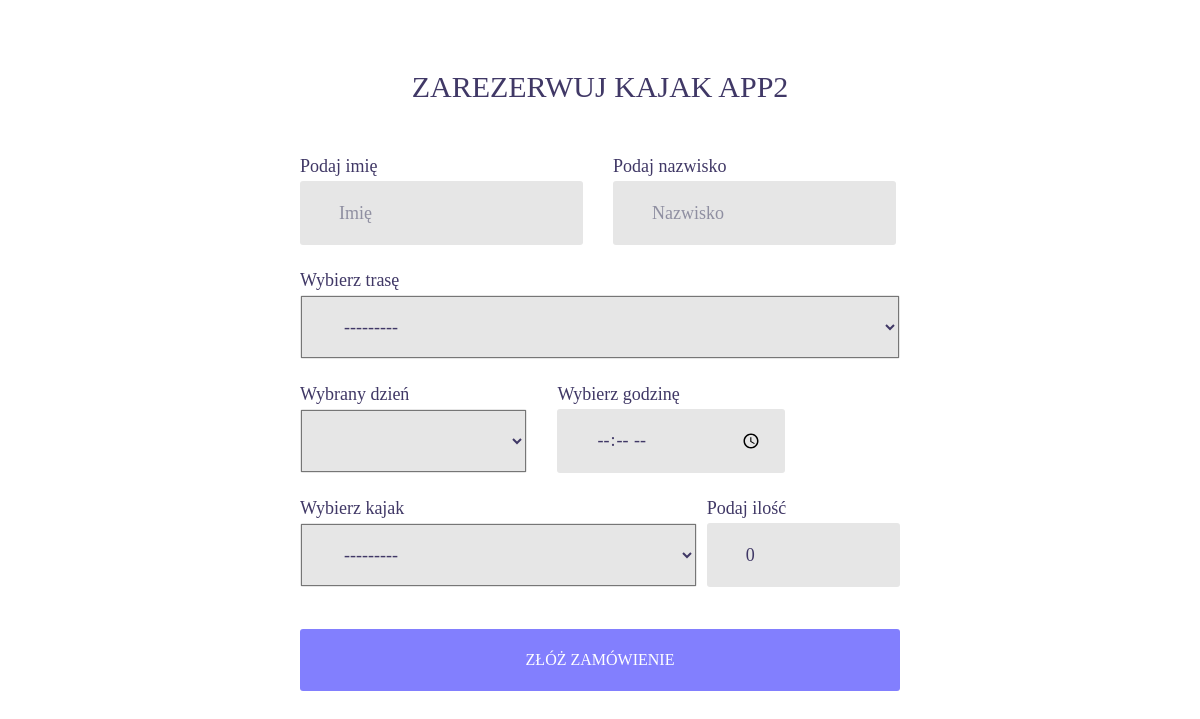
The app's page /app2/create/, older data.
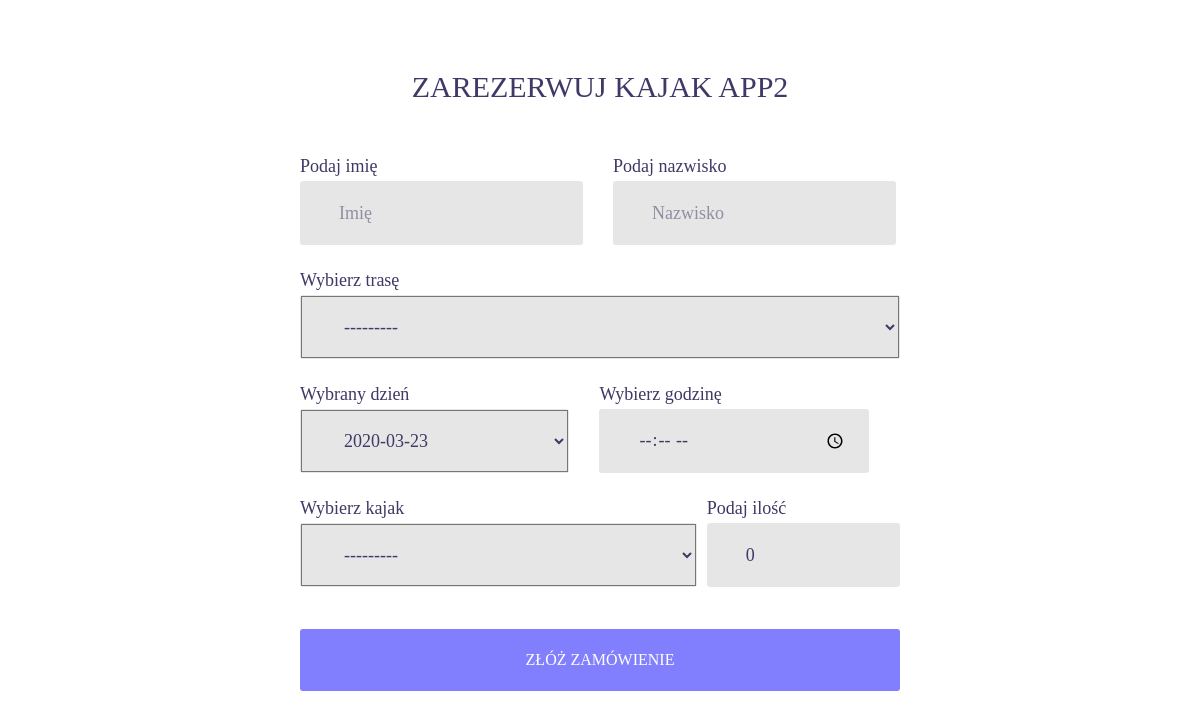
The same page, newer data.
### app2/models.py (models this page shows)
class BookingDate(models.Model):
    booking_date = models.DateField()
    def __str__(self):
        return '{}'.format(self.booking_date)

### app2/views.py (the view, shortened to what this page needs)
# urls.py: path('create/', BookingCreateView.as_view(), name='app2_create'),
class BookingCreateView(CreateView):
    model = Booking
    template_name = 'app2/booking/create_app2.html'
    form_class = BookingCreateForm
    success_url = reverse_lazy('registration:login')
    def get_context_data(self, **kwargs):
        data = super(BookingCreateView, self).get_context_data(**kwargs)
        if self.request.POST:
            data['kayak_set'] = TermKayaksFormSet(self.request.POST, instance=self.object, prefix='kayak_set')
        else:
            data['kayak_set'] = TermKayaksFormSet(instance=self.object, prefix='kayak_set')
        return data

### app2/forms.py
class BookingCreateForm(forms.ModelForm):
    class Meta:
        model = Booking
        exclude = ['user']

### app2/models.py (called while the page is built)
def booking_dates_limit():
    current_day = datetime.datetime.now().date()
    booking_dates_list = BookingDate.objects.values_list('booking_date', flat=True)
    current_time = datetime.datetime.now().time()
    change_time = datetime.time(16, 52)
    if current_day in booking_dates_list:
        if current_time < change_time:
            return {'booking_date__exact': datetime.datetime.now().date()}
        elif current_time >= change_time:
            return {'booking_date__gt': datetime.datetime.now().date()}
    else:
        return {'booking_date__gt': datetime.datetime.now().date()}

    def __str__(self):
        return '{}. Na stanie {}. Dostępnosc {}'.format(self.name, self.stock, self.store)

    def __str__(self):
        return 'Trasa {}, dystans: {}'.format(self.name, self.distance)

### templates/app2/booking/create_app2.html (shortened to what this page needs)
{% extends "base.html" %}
{% load static %}
{% load widget_tweaks %}
{% load bootstrap4 %}
{% block body %}
<div class="limiter">
	<div class="container-login100">
		<div class="row wrap-login100 p-t-50 p-b-90" style="width:600px">
			<form class="login100-form validate-form flex-sb flex-w" method="post" role="form">
				<span class="login100-form-title p-b-51">
					Zarezerwuj kajak APP2
				</span>
				<div class="row">
					<div class="col-sm-6">
						<span class="input100" style="height: 25px; padding: 0px">Podaj imię</span>
						<div class="wrap-input100 validate-input m-b-25">
							{{ form.first_name|add_class:"input100"|attr:"type:text"|attr:"placeholder:Imię"|attr:"name:first_name" }}
						</div>
					</div>
					<div class="col-sm-6">
						<span class="input100" style="height: 25px; padding: 0px">Podaj nazwisko</span>
						<div class="wrap-input100 validate-input m-b-25">
							{{ form.last_name|add_class:"input100"|attr:"type:text"|attr:"placeholder:Nazwisko"|attr:"name:last_name" }}
						</div>
					</div>
				</div>
				<span class="input100" style="height: 25px; padding: 0px">Wybierz trasę</span>
				<div class="wrap-input100 validate-input m-b-25">
					{{ form.route|add_class:"input100"|attr:"name:route" }}
				</div>
				<div class="row">
					<div class="col-sm-6">
						<span class="input100" style="height: 25px; padding: 0px">Wybrany dzień</span>
						<div class="wrap-input100 validate-input m-b-25 m-r-200">
							{{ form.booking_date|add_class:"input100" }}
						</div>
					</div>
					<div class="col-sm-6">
						<span class="input100" style="height: 25px; padding: 0px">Wybierz godzinę</span>
						<div class="wrap-input100 validate-input m-b-25">
							{{ form.time|add_class:"input100"|attr:"type:time"|attr:"name:time" }}
						</div>
					</div>
				</div>
				{% for form in kayak_set %}
					<div class="row form-row spacer">
					<div class="col-sm-8">
						<span class="input100" style="height: 25px; padding: 0px">Wybierz kajak</span>
						<div class="wrap-input100 validate-input m-b-25" data-validate = "">
							{{ form.kayak|add_class:"input100"|attr:"type:text"|attr:"placeholder:Wybierz sprzęt"|attr:"name:kayak" }}
						</div>
					</div>
					<div class="col-sm-4">
						<span class="input100" style="height: 25px; padding: 0px">Podaj ilość</span>
						<div class="wrap-input100 validate-input m-b-25" data-validate = "">
							{{ form.quantity|add_class:"input100"|attr:"type:number"|attr:"placeholder:Wybierz ilość"|attr:"name:quantity" }}
						</div>
					</div>
				</div>
				{% endfor %}
				<div class="container-login100-form-btn m-t-17">
					<button class="login100-form-btn">
						Złóż zamówienie
					</button>
				</div>
			</form>
		</div>
	</div>
</div>
{% endblock %}

### templates/base.html (shortened to what this page needs)
{% load static %}
{% load widget_tweaks %}
<!doctype html>
<html lang="en">
<head>
    <link rel="stylesheet" href="https://stackpath.bootstrapcdn.com/bootstrap/4.1.1/css/bootstrap.min.css">
    <link rel="stylesheet" href="https://use.fontawesome.com/releases/v5.1.0/css/all.css"
>
    <link rel="stylesheet" type="text/css" href="{% static 'login/vendor/bootstrap/css/bootstrap.min.css' %}">
    <link rel="stylesheet" type="text/css" href="{% static 'login/fonts/font-awesome-4.7.0/css/font-awesome.min.css' %}">
    <link rel="stylesheet" type="text/css" href="{% static 'login/fonts/Linearicons-Free-v1.0.0/icon-font.min.css' %}">
    <link rel="stylesheet" type="text/css" href="{% static 'login/vendor/animate/animate.css' %}">
    <link rel="stylesheet" type="text/css" href="{% static 'login/vendor/css-hamburgers/hamburgers.min.css' %}">
    <link rel="stylesheet" type="text/css" href="{% static 'login/vendor/animsition/css/animsition.min.css' %}">
    <link rel="stylesheet" type="text/css" href="{% static 'login/vendor/select2/select2.min.css' %}">
    <link rel="stylesheet" type="text/css" href="{% static 'login/vendor/daterangepicker/daterangepicker.css' %}">
    <link rel="stylesheet" type="text/css" href="{% static 'login/css/util.css' %}">
    <link rel="stylesheet" type="text/css" href="{% static 'login/css/main.css' %}">
</head>
<body>
    {% block body %} {% endblock %}
</body>
</html>

### static/login/css/main.css (style rules this page uses)
* { margin: 0px; padding: 0px; box-sizing: border-box; }
body, html { height: 100%; font-family: Ubuntu-Regular, sans-serif; }
input { outline: none; border: none; }
button { outline: none !important; border: none; background: transparent; }
.limiter { width: 100%; margin: 0 auto; }
.container-login100 { width: 100%; min-height: 100vh; display: -webkit-box; display: -webkit-flex; display: -moz-box; display: -ms-flexbox; display: flex; flex-wrap: wrap; justify-content: center; align-items: center; padding: 15px; background-position: center; background-size: cover; background-repeat: no-repeat;; }
.wrap-login100 { width: 390px; background: #fff; border-radius: 10px; position: relative; }
.login100-form { width: 100%; }
.login100-form-title { font-family: Ubuntu-Bold; font-size: 30px; color: #403866; line-height: 1.2; text-transform: uppercase; text-align: center; width: 100%; display: block; }
.wrap-input100 { width: 100%; position: relative; background-color: #e6e6e6; border: 1px solid transparent; border-radius: 3px; }
.input100 { font-family: Ubuntu-Bold; color: #403866; line-height: 1.2; font-size: 18px; display: block; width: 100%; background: transparent; height: 62px; padding: 0 20px 0 38px; }
.container-login100-form-btn { width: 100%; display: -webkit-box; display: -webkit-flex; display: -moz-box; display: -ms-flexbox; display: flex; flex-wrap: wrap; }
.login100-form-btn { font-family: Ubuntu-Bold; font-size: 16px; color: #fff; line-height: 1.2; text-transform: uppercase; display: -webkit-box; display: -webkit-flex; display: -moz-box; display: -ms-flexbox; display: flex; justify-content: center; align-items: center; padding: 0 20px; width: 100%; height: 62px; background-color: #827ffe; border-radius: 3px; -webkit-transition: all 0.4s; -o-transition: all 0.4s; -moz-transition: all 0.4s; transition: all 0.4s; }
.validate-input { position: relative; }

Row changes from the older to the newer data that the page shows:
added BookingDate: booking_date "2020-03-23"
